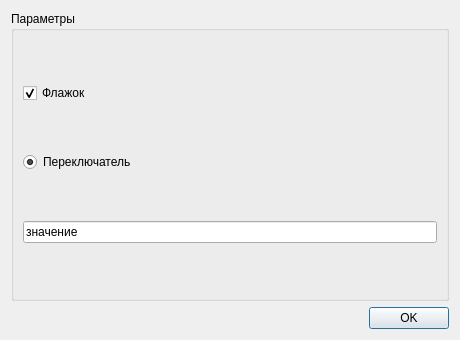
<?xml version="1.0" encoding="UTF-8"?>
<ui version="4.0"><class>Dialog</class><widget class="QDialog" name="Dialog"><property name="geometry"><rect><x>0</x><y>0</y><width>460</width><height>340</height></rect></property><property name="windowTitle"><string>#017 vbox/102_group_in_vbox</string></property><layout class="QVBoxLayout" name="verticalLayout"><property name="leftMargin"><number>11</number></property><property name="topMargin"><number>11</number></property><property name="rightMargin"><number>11</number></property><property name="bottomMargin"><number>11</number></property><property name="spacing"><number>6</number></property><item><widget class="QGroupBox" name="group"><property name="title"><string>Параметры</string></property><layout class="QVBoxLayout" name="groupLayout"><property name="leftMargin"><number>9</number></property><property name="topMargin"><number>9</number></property><property name="rightMargin"><number>9</number></property><property name="bottomMargin"><number>9</number></property><property name="spacing"><number>6</number></property><item><widget class="QCheckBox" name="c1"><property name="text"><string>Флажок</string></property><property name="checked"><bool>true</bool></property></widget></item><item><widget class="QRadioButton" name="r1"><property name="text"><string>Переключатель</string></property><property name="checked"><bool>true</bool></property></widget></item><item><widget class="QLineEdit" name="e1"><property name="text"><string>значение</string></property></widget></item></layout></widget></item><item><layout class="QHBoxLayout" name="buttons"><property name="leftMargin"><number>0</number></property><property name="topMargin"><number>0</number></property><property name="rightMargin"><number>0</number></property><property name="bottomMargin"><number>0</number></property><property name="spacing"><number>6</number></property><item><spacer name="horizontalSpacer"><property name="orientation"><enum>Qt::Orientation::Horizontal</enum></property><property name="sizeHint" stdset="0"><size><width>40</width><height>20</height></size></property></spacer></item><item><widget class="QPushButton" name="ok"><property name="text"><string>OK</string></property></widget></item></layout></item></layout></widget></ui>
